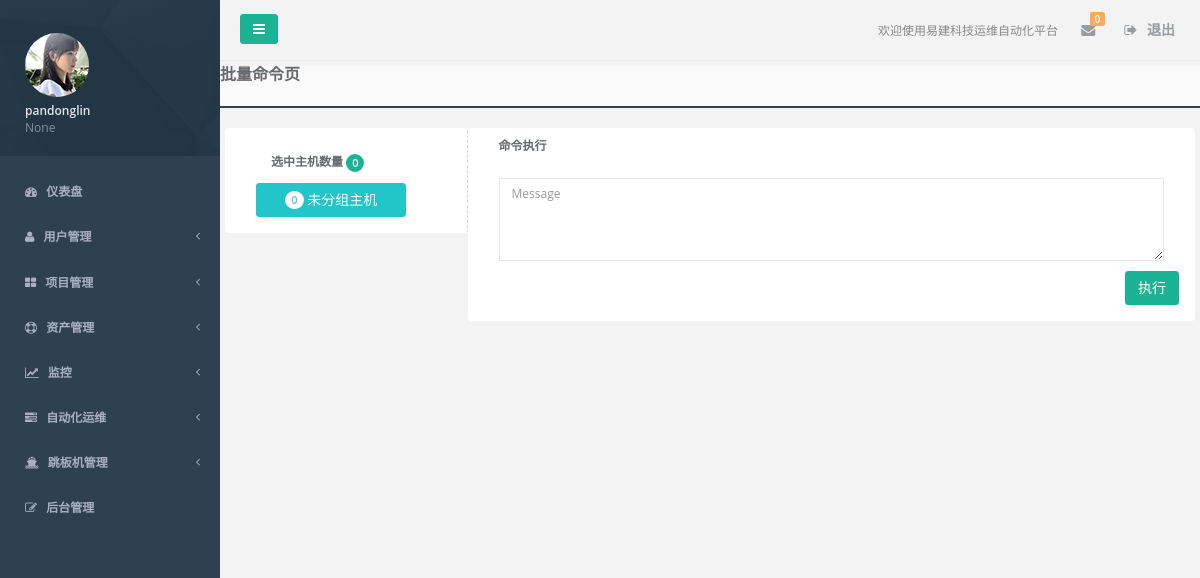
The page /devops/multi_cmd/ (signed in) on the database as committed earlier.
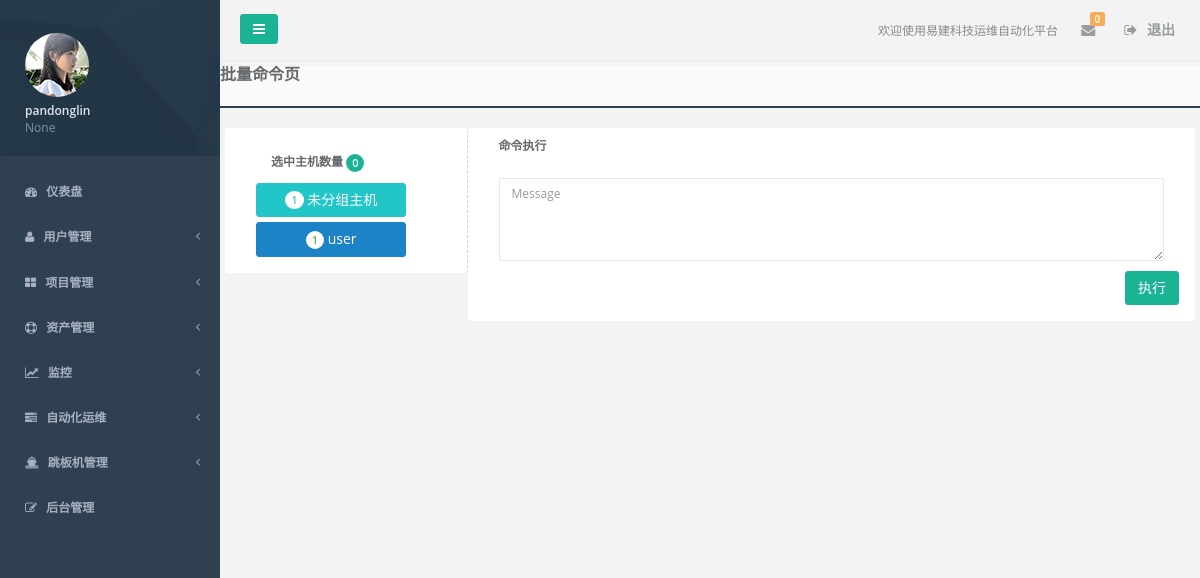
The same page on the database as committed later.
### accounts/models.py (models this page shows, shortened)
class UserProfile(AbstractBaseUser):
    email = models.EmailField(
        verbose_name='email address',
        max_length=255,
        unique=True,
    )
    name = models.CharField(max_length=32, unique=True, verbose_name="姓名")
    is_active = models.BooleanField(default=True)
    is_admin = models.BooleanField(default=False, verbose_name="管理员")
    token = models.CharField(max_length=128, blank=True, null=True, verbose_name='用户token')
    user_key = models.CharField(max_length=100, default=RandomCode.random_code(100), verbose_name='用户key')
    department = models.CharField(max_length=32, blank=True, null=True, verbose_name='部门')
    tel = models.CharField(max_length=32, blank=True, null=True, verbose_name='座机')
    mobile = models.CharField(max_length=32, verbose_name='手机')
    role = models.ManyToManyField('Role')
    memo = models.TextField(blank=True, null=True, verbose_name='备注')
    USERNAME_FIELD = 'email'
    REQUIRED_FIELDS = ['name']
    objects = UserProfileManager()
    class Meta:
        verbose_name = '用户'
        verbose_name_plural = verbose_name

### devops/models.py (models this page shows, shortened)
class HostGroups(models.Model):
    name = models.CharField(max_length=64, unique=True, verbose_name="名称")
    user = models.ManyToManyField(UserProfile, related_name="g", blank=True)
    bind_hosts = models.ManyToManyField('BindHost', blank=True)
    memo = models.CharField(max_length=128, blank=True, null=True, verbose_name="备注")
    class Meta:
        verbose_name = "主机组"
        verbose_name_plural = verbose_name

### devops/views.py (the view)
def multi_cmd(request):
    return render(request, 'devops/multi_cmd.html')

### accounts/context_processors.py (called while the page is built)
def global_setting(request):
    return locals()

### templates/devops/multi_cmd.html (shortened to what this page needs)
{% extends 'base.html' %}
{% block content %}
    <div class="content-tabs">
        <h3><strong>批量命令页</strong></h3>
    </div>
    <div class="wrapper wrapper-content animated fadeInRight">
        <div class="row">
            <div class="panel col-md-3" style="border-right:1px dashed lightgray ">
                <div class="panel-body">
                    <div class="panel-heading">
                        <h3 class="panel-title">选中主机数量
                            <span class="badge badge-primary selected_host_count">0</span>
                        </h3>
                    </div>
                    <div class="list-group bind_host_list">
                        <div type="button" class="btn btn-info col-sm-10" onclick="ToggleHostList(this)">
                            <span class="badge badge-success">{{ request.user.h.count }}</span>
                            未分组主机
                        </div>
                        {% for host_group in request.user.g.all %}
                            <div type="button" class="btn btn-success col-sm-10" onclick="ToggleHostList(this)"
                                 style="margin-top: 5px;">
                                <span class="badge badge-success">{{ host_group.bind_hosts.all.count }}</span>
                                {{ host_group.name }}
                            </div>
                        {% endfor %}
                    </div>
                </div>
            </div>
            <div class="panel col-md-9">
                <div class="panel-heading">
                    <h3 class="panel-title">命令执行</h3>
                </div>
                <div class="panel-body">
                    <textarea id="cmd" placeholder="Message" rows="4" class="form-control"></textarea>
                    <div class="row">
                        <button style="margin-top: 10px" onclick="PostTask()" class="btn btn-primary pull-right">执行</button>
                    </div>
                </div>
            </div>
        </div>
    </div>
{% endblock %}

### templates/base.html (shortened to what this page needs)
<!DOCTYPE html>
<html lang="en">
<head>
    <link href="/static/css/bootstrap.min.css" rel="stylesheet">
    <link href="/static/css/font-awesome.min.css" rel="stylesheet">
    <link href="/static/css/animate.min.css" rel="stylesheet">
    <link href="/static/css/style.min.css" rel="stylesheet">
    <link href="/static/css/plugins/sweetalert/sweetalert.css" rel="stylesheet">
</head>
<body class="fixed-sidebar full-height-layout gray-bg" style="overflow:hidden">
<div id="wrapper">
    <nav class="navbar-default navbar-static-side" role="navigation">
        <div class="sidebar-collapse">
            <ul class="nav" id="side-menu">
                <li class="nav-header">
                    <div class="dropdown profile-element">
                        <span><img alt="image" class="img-circle" src="/static/img/profile_small.jpg"/></span>
                        <a data-toggle="dropdown" class="dropdown-toggle" href="#">
                            <span class="clear">
                                <span class="block m-t-xs">
                                    <strong class="font-bold">{{ request.user.name }}</strong>
                                </span>
                                <span class="text-muted text-xs block">{{ request.user.department }}</span>
                            </span>
                        </a>
                    </div>
                </li>
                {% include 'nav_left.html' %}
                <li style="height: 20px;">
                </li>
            </ul>
        </div>
    </nav>
    <div id="page-wrapper" class="gray-bg dashbard-1">
        {% include 'nav_right.html' %}
        {% block content %}
        {% endblock %}
    </div>
</div>
</body>
</html>

### templates/nav_left.html (shortened to what this page needs)
<li>
    <a href="{% url 'dashboard' %}">
        <i class="fa fa-dashboard"></i>
        <span class="nav-label">仪表盘</span>
    </a>
</li>
<li class="userinfo">
    <a href="#">
        <i class="fa fa-user"></i>
        <span class="nav-label">用户管理</span>
        <span class="fa arrow"></span>
    </a>
</li>
<li class="business">
    <a href="#">
        <i class="fa fa-th-large"></i>
        <span class="nav-label">项目管理</span>
        <span class="fa arrow"></span>
    </a>
</li>
<li class="assets">
    <a href="#">
        <i class="fa fa-support"></i>
        <span class="nav-label">资产管理</span>
        <span class="fa arrow"></span>
    </a>
</li>
<li class="monitor">
    <a href="#">
        <i class="fa fa-line-chart"></i>
        <span class="nav-label">监控</span>
        <span class="fa arrow"></span>
    </a>
</li>
<li class="devops">
    <a href="#">
        <i class="fa fa-tasks"></i>
        <span class="nav-label">自动化运维</span>
        <span class="fa arrow"></span>
    </a>
</li>
<li class="jumpserver">
    <a href="#">
        <i class="fa fa-ship"></i>
        <span class="nav-label">跳板机管理</span>
        <span class="fa arrow"></span>
    </a>
</li>
<li class="permission">
    <a href="/admin/" target="_blank">
        <i class="fa fa-edit"></i>
        <span class="nav-label">后台管理</span>
    </a>
</li>

### templates/nav_right.html (shortened to what this page needs)
<div class="border-bottom">
    <nav class="navbar navbar-static-top" role="navigation" style="margin-bottom: 0">
        <div class="navbar-header">
            <a class="navbar-minimalize minimalize-styl-2 btn btn-primary" href="#">
                <i class="fa fa-bars"></i>
            </a>
        </div>
        <ul class="nav navbar-top-links navbar-right">
            <li>
                <span class="m-r-sm text-muted welcome-message">欢迎使用易建科技运维自动化平台</span>
            </li>
            <li class="dropdown">
                <a class="dropdown-toggle count-info" data-toggle="dropdown" href="#">
                    <i class="fa fa-envelope"></i> <span class="label label-warning">0</span>
                </a>
            </li>
            <li>
                <a href="{% url 'logout' %}"><i class="fa fa-sign-out"></i> 退出</a>
            </li>
        </ul>
    </nav>
</div>

Rows that differ between the two databases and show on the page:
changed UserProfile "pandonglin": user.h.count "0" → "1"
added HostGroups: bind_hosts.all.count "1", name "user"
